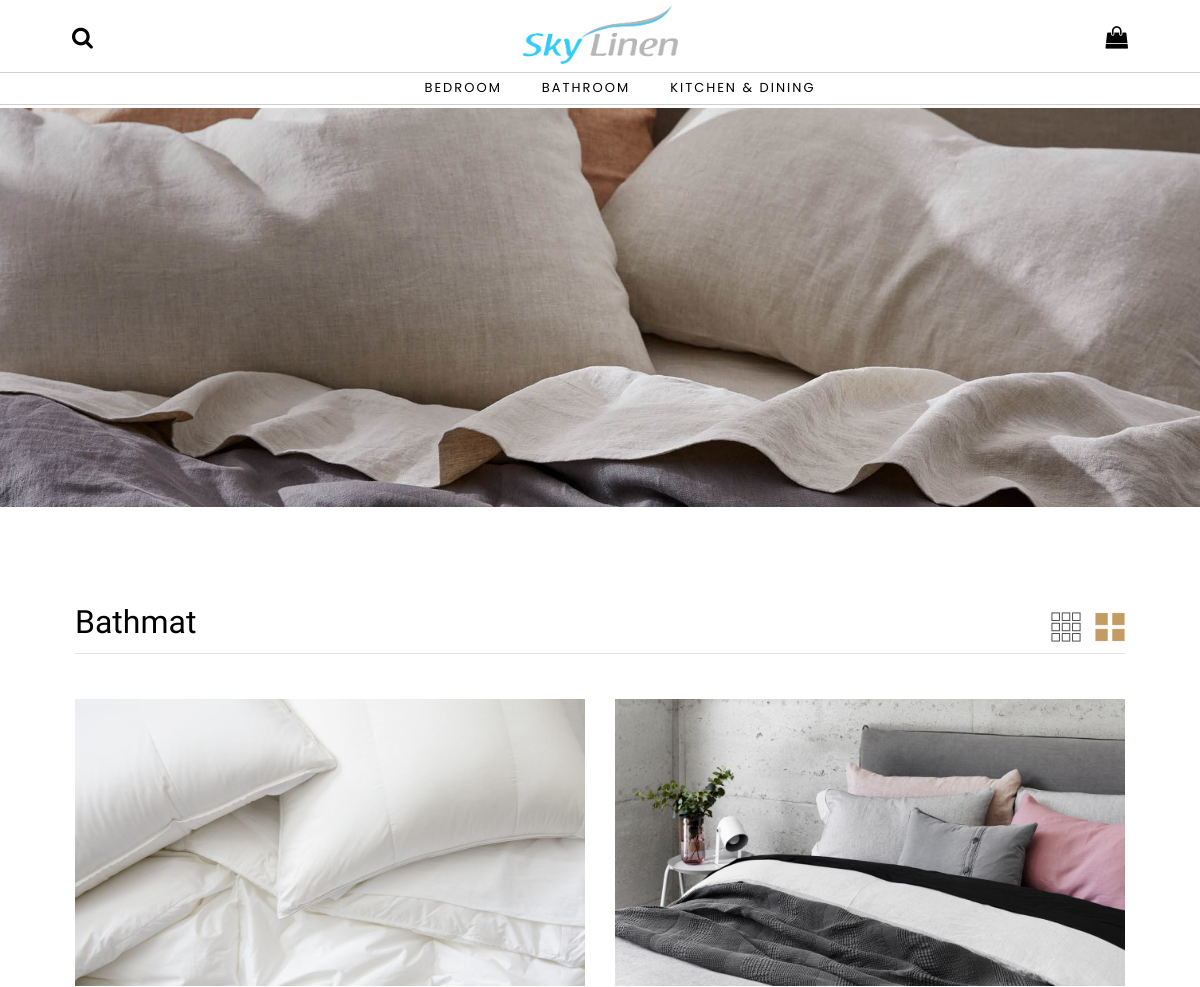
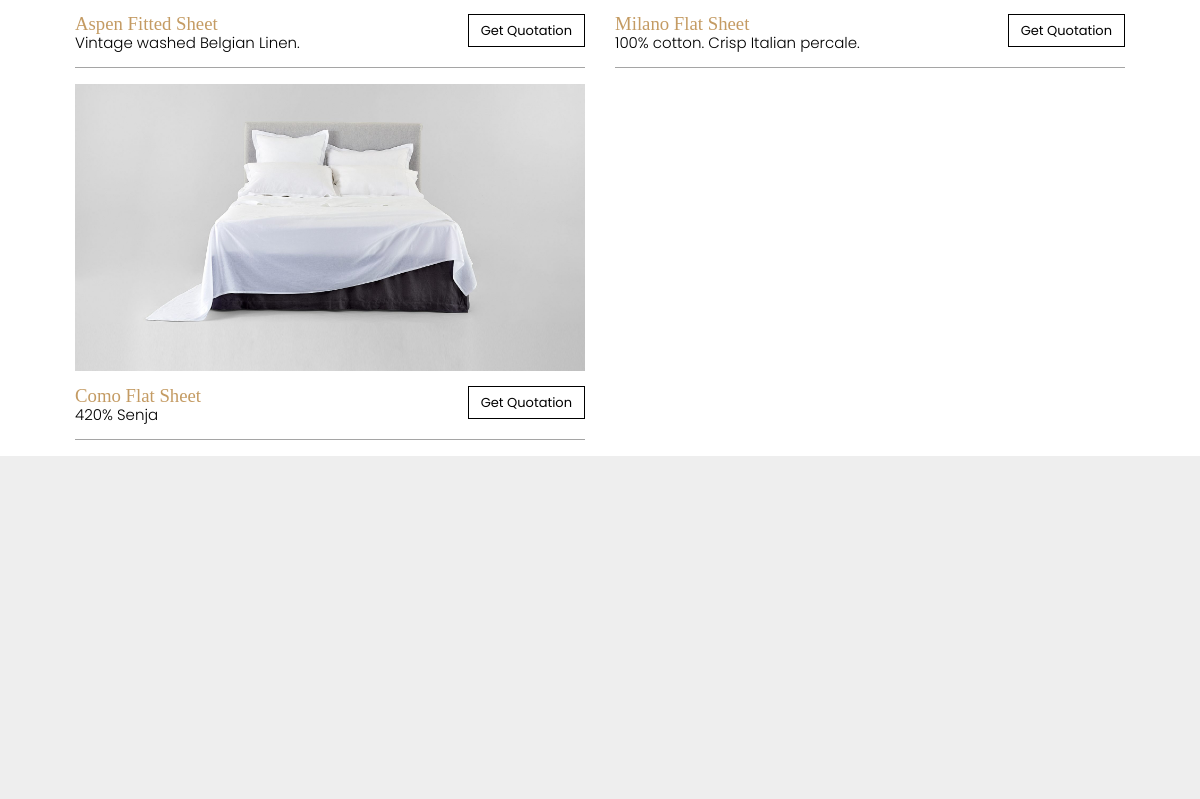
Page /index.php/products/bathroom/bathmat on the committed database (2 pictures, top to bottom).
### tables this page shows
CREATE TABLE `sky_prod_bathmat` (
  `id` varchar(10) NOT NULL,
  `name` varchar(191) NOT NULL,
  `product_img_1` text NOT NULL,
  `product_img_2` text NOT NULL,
  `product_img_3` text NOT NULL,
  `mini_detail` varchar(60) NOT NULL,
  `full_detail` text NOT NULL,
  `material_title` varchar(30) NOT NULL,
  `material_desc` text NOT NULL,
  `origin_title` varchar(30) NOT NULL,
  `origin_desc` text NOT NULL,
  `status` enum('yes','no') NOT NULL
);

### application/controllers/products/Bathroom.php (called while the page is built, shortened)
<?php
class Bathroom extends CI_Controller {
	public function __construct()
	{
    $this->load->model('m_bathroom');
		$this->load->helper('url');
  }
  public function bathmat()
  {
    $data['bathmat'] = $this->m_bathroom->bathmat()->result();
    $this->load->view('layouts/head');
    $this->load->view('products/bathroom/bathmat', $data);
    $this->load->view('layouts/foot');
  }
}

### index.php (called while the page is built, shortened)
<?php
require_once BASEPATH.'core/CodeIgniter.php';

### application/models/M_bathroom.php (called while the page is built, shortened)
<?php
class M_bathroom extends CI_Model {
    public function bathmat()
    {
        $this->db->select("*");
        $this->db->from("sky_prod_bathmat");
        if($this->uri->segment(1) == "products"){
            $this->db->where('status',"yes");
        }
        $query = $this->db->get();
        return $query;
    }
}

### application/views/products/bathroom/bathmat.php (the view, shortened to what this page needs)
<section class="ftco-section-title">
            <img src="<?= base_url('assets/images/sheetingabode.jpg') ?>" class="col-lg-12 content-image" style="max-height:inherit;">
    </section>
    <section class="ftco-section-content">
      <div class="row-title">
        <div class="col-md-12">
          <div class="col-title">
            <h2 class="text-left">Bathmat</h2>
            <div class="refine-grid">
              <a class="third-tiles">
              </a>
              <a class="half-tiles active">
              </a>
            </div>
          </div>
        </div>
      </div>
      <div class="row-content">
        <?php foreach ($bathmat as $obj):  ?>
        <div class="col-product col-md-6">
          <a href="<?= site_url('products/bathroom/detail/'. $obj->id .'') ?>">
            <img src="<?= base_url('upload/bathroom/bathmat/'. $obj->id .'/'. $obj->product_img_1 .'') ?>" class="col-lg-12 content-image">
          </a>
          <div class="title-bottom">
            <a class="text-box" data-toggle="modal" data-target="#detail<?= $obj->id ?>" href="#">
              <?= $obj->name ?>
            </a>
            <p class="float-right">
              <button class="add_cart btn btn-outline-black" data-productid="<?= $obj->id ?>"
                                                             data-productname="<?= $obj->name ?>"
                                                             data-productqty="1"
                                                             data-productprice="0"
                                                             data-productimg="<?= base_url('upload/bathroom/bathmat/'. $obj->id .'/'. $obj->product_img_1 .'') ?>">
                                                              Get Quotation
              </button>
            </p>
            <p><?= $obj->mini_detail ?></p>
          </div>
        </div>
        <?php endforeach; ?>
      </div>
  </section>

### rows in the picture
sky_prod_bathmat: id+product_img_1 (picture), name "Aspen Fitted Sheet", mini_detail "Vintage washed Belgian Linen."
sky_prod_bathmat: id+product_img_1 (picture), name "Milano Flat Sheet", mini_detail "100% cotton. Crisp Italian percale."
sky_prod_bathmat: id+product_img_1 (picture), name "Como Flat Sheet", mini_detail "420% Senja"
